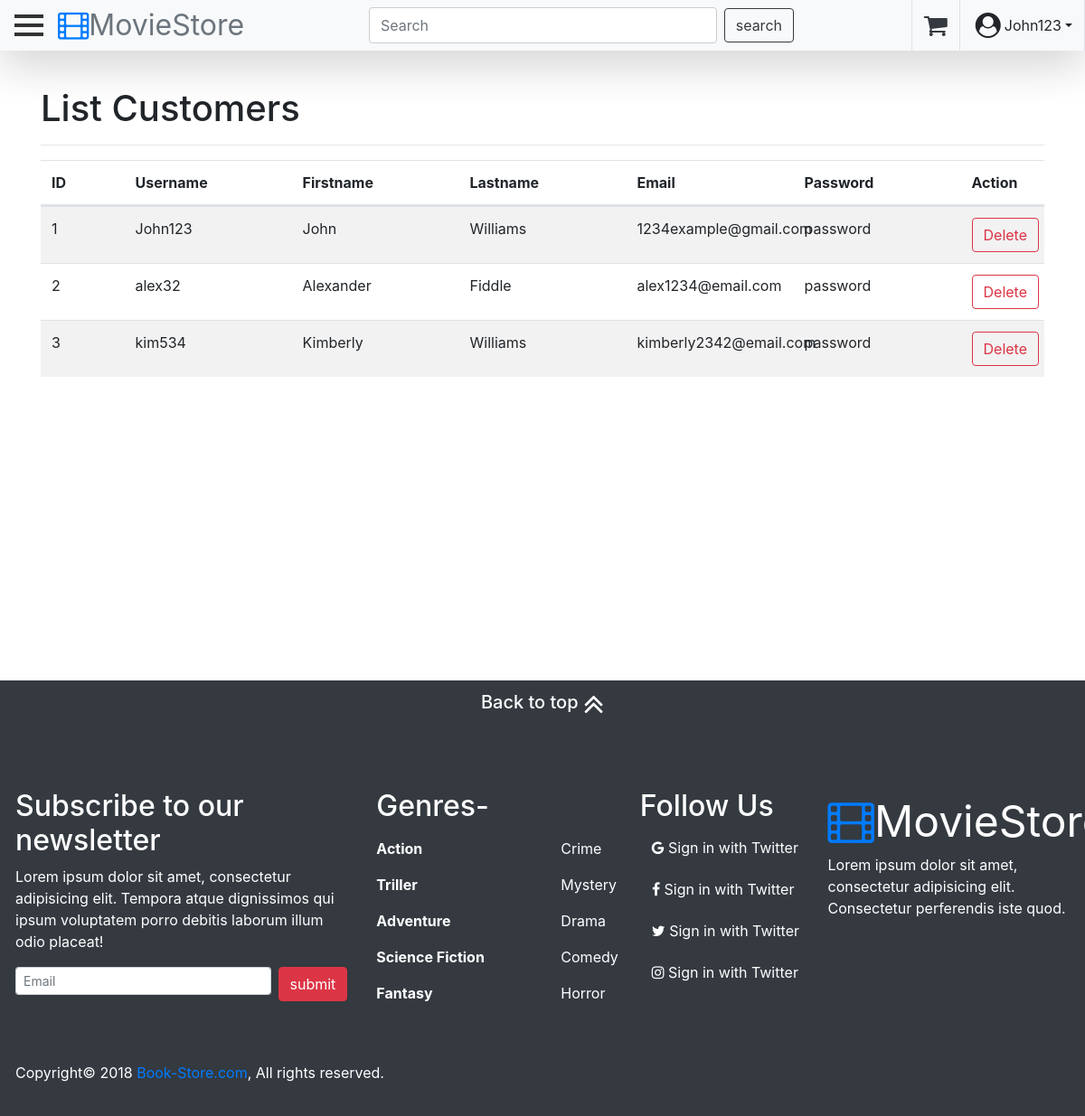
The app's page /admin/customers/index.php (signed in) with its own data.
### tables this page shows
CREATE TABLE `customer` (
  `Customer_id` int(11) NOT NULL,
  `UserName` varchar(100) NOT NULL,
  `FirstName` varchar(100) NOT NULL,
  `LastName` varchar(100) NOT NULL,
  `Email` varchar(100) NOT NULL,
  `Password` varchar(256) NOT NULL
);

### model/admindb.php (called while the page is built, shortened)
<?php
  function get_all_customers(){
    global $db;
    $query = "SELECT *
              FROM customer";
    $statement = $db->prepare($query);
    $statement->execute();
    $results = $statement->fetchAll();
    return $results;
  }
 ?>

### admin/customers/view_customers.php (the view, shortened to what this page needs)
<?php include "../../view/header.php"; ?>
<main  style="margin:5em 0 19em 0">
  <div class="container">
    <h1>List Customers</h1>
    <hr>
    <table class="table table-striped">
      <thead>
        <tr class="d-flex">
          <th class="col-1">ID</th>
          <th class="col-2">Username</th>
          <th class="col-2">Firstname</th>
          <th class="col-2">Lastname</th>
          <th class="col-2">Email</th>
          <th class="col-2">Password</th>
          <th class="col-1">Action</th>
        </tr>
      </thead>
      <tbody>
        <?php foreach($customers as $customer) : ?>
        <tr class="d-flex">
          <td class="col-1">
            <?php echo $customer["Customer_id"] ?>
          </td>
          <td class="col-2">
            <?php echo $customer["UserName"] ?>
          </td>
          <td class="col-2">
            <?php echo $customer["FirstName"] ?>
          </td>
          <td class="col-2">
            <?php echo $customer["LastName"] ?>
          </td>
          <td class="col-2">
            <?php echo $customer["Email"] ?>
          </td>
          <td class="col-2">
            <?php echo $customer["Password"] ?>
          </td>
          <td class="col-1">
            <form action="?action=delete" method="post">
              <input class="btn btn-outline-danger" type="submit" name="submit" value="Delete">
            </form>
          </td>
        </tr>
      <?php endforeach ?>
      </tbody>
    </table>
  </div>
</main>
<?php include "../../view/footer.php" ?>

### css/main.css (style rules this page uses)
body { font-family: Arial, Helvetica, sans-serif; }
.container { padding: 16px; }

### records on screen
customer: Customer_id "1", UserName "John123", FirstName "John", LastName "Williams", Email "1234example@gmail.com", Password "password"
customer: Customer_id "2", UserName "alex32", FirstName "Alexander", LastName "Fiddle", Email "alex1234@email.com", Password "password"
customer: Customer_id "3", UserName "kim534", FirstName "Kimberly", LastName "Williams", Email "kimberly2342@email.com", Password "password"

### other values on screen
$user "John123"
